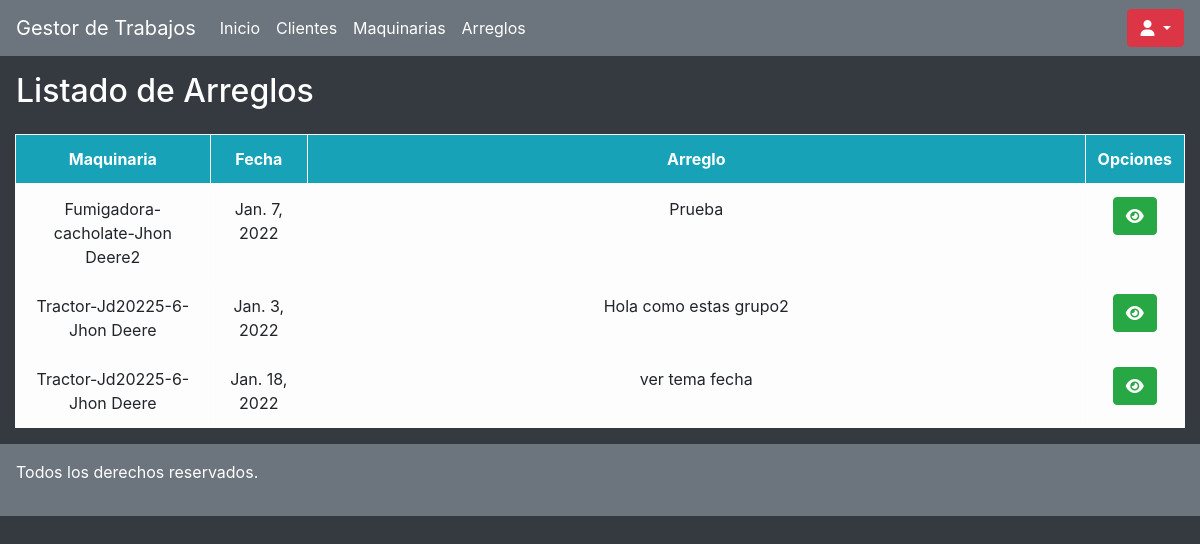
Before: /clientes/arreglos/ (signed in) with the older database file.
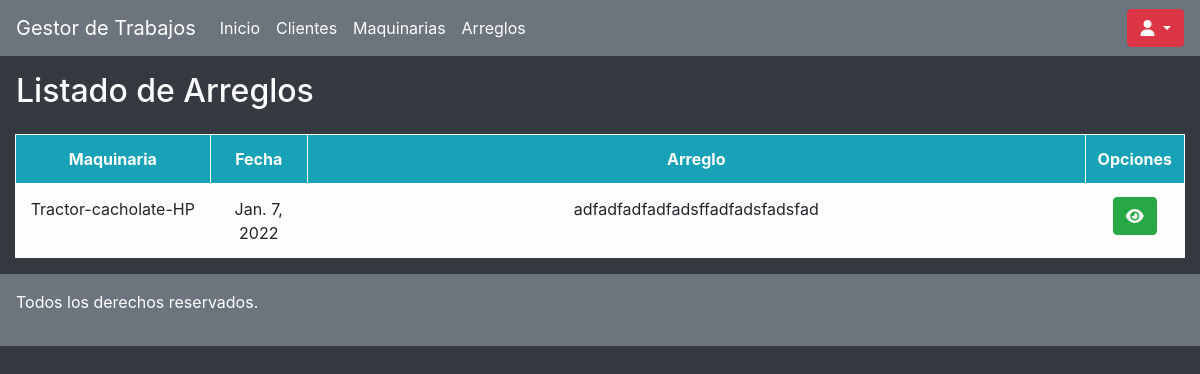
After: the same page with the newer database file.
### clientes/models.py (models this page shows, shortened)
class Arreglo_Maquinarias(models.Model):
    maquinaria = models.ForeignKey(Maquinarias, null= True, blank = True, on_delete=models.CASCADE)
    fecha_arreglo = models.DateField(null=True)
    arreglo = models.CharField(max_length=200)

class Maquinarias(models.Model):
    propietario = models.ForeignKey(Clientes, null= True, blank = True, on_delete=models.CASCADE)
    tipo = models.CharField(max_length=50)
    modelo = models.CharField(max_length=50)
    marca = models.CharField(max_length=50)
    def __str__(self): #es para que cuando lo pidamos me devuelva algo legible, en este caso el nombre
        return f'{self.tipo}-{self.modelo}-{self.marca}'

### clientes/views.py (the view)
# urls.py: path('arreglos/',arreglos, name ='arreglos'),
@login_required
def arreglos(request):
    arreglos = Arreglo_Maquinarias.objects.all()
    maquinarias = Maquinarias.objects.all()
    return render(request, 'arreglos.html', {"arreglos": arreglos, "maquinarias": maquinarias})

### clientes/templates/arreglos.html (shortened to what this page needs)
{% extends "./base.html" %}
{% block body%}
<div class="col-12 ">
    <div class="row my-auto" mx-3>
        <h2 class="p-3 text-white col-11">Listado de Arreglos</h2>
    </div>
    <table class="table col-12 text-center table-bordered table-light table-hover">
        <thead class="bg-info text-white">
            <tr>
                <th class="col-2">Maquinaria</th>
                <th class="col-1">Fecha</th>
                <th class="col-8">Arreglo</th>
                <th colspan="2" class="col-1">Opciones</th>
            </tr>
        </thead>
        <tbody class="">
            {% for arreglos in arreglos %}
            <tr>
                <td> {{ arreglos.maquinaria}} </td>
                <td> {{ arreglos.fecha_arreglo}} </td>
                <td class="overflow-hidden"> {{ arreglos.arreglo}} </td>
                <td><a href="#arreglos{{arreglos.id}}" data-toggle="modal" data-target="#arreglos{{arreglos.id}}" class="btn btn-success" title="Arreglos"><i class="fas fa-eye"></i></a></td>
            </tr>
            {% endfor %}
        </tbody>
    </table>
</div>
{%endblock%}

Changed rows visible on the page:
removed Arreglo_Maquinarias: maquinaria "Fumigadora-cacholate-Jhon Deere2", fecha_arreglo "Jan. 7, 2022", arreglo "Prueba"
removed Arreglo_Maquinarias: maquinaria "Tractor-Jd20225-6-Jhon Deere", fecha_arreglo "Jan. 3, 2022", arreglo "Hola como estas grupo2"
removed Arreglo_Maquinarias: maquinaria "Tractor-Jd20225-6-Jhon Deere", fecha_arreglo "Jan. 18, 2022", arreglo "ver tema fecha"
added Arreglo_Maquinarias: maquinaria "Tractor-cacholate-HP", fecha_arreglo "Jan. 7, 2022", arreglo "adfadfadfadfadsffadfadsfadsfad"
